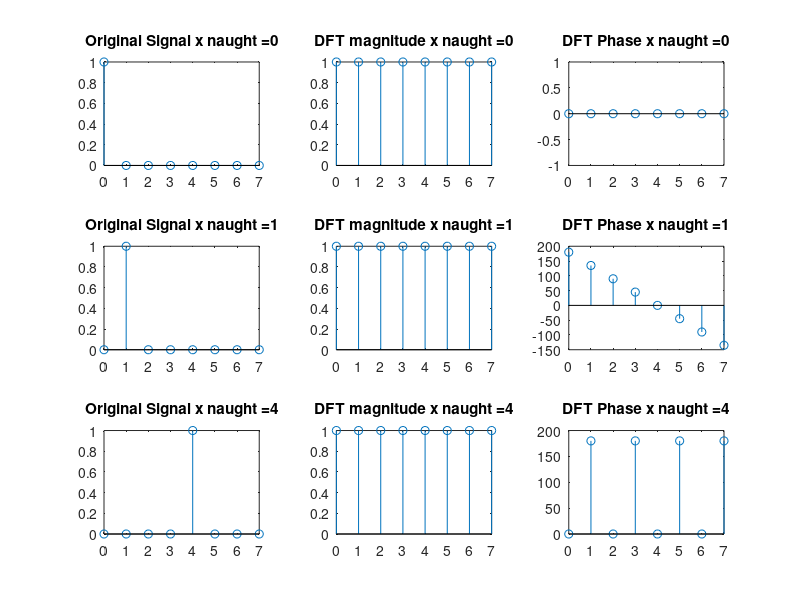

Write MATLAB code to recreate this figure.
function hw2p4a
delta = zeros(1,8);

xnaught = [0, 1, 4];

for j=1:size(xnaught, 2)
    delta(xnaught(1,j) + 1) = 1;

    subplot(3,3,(j-1)*3+1);
    stem([0:7], delta);
    title(strcat('Original Signal x naught = ', num2str(xnaught(1,j))));
    
    dft = fft(delta);
    dft = fftshift(dft);
    subplot(3,3,(j-1)*3+2);
    stem([0:7], abs(dft));
    title(strcat('DFT magnitude x naught = ', num2str(xnaught(1,j))));
    
    dft = angle(dft);
    subplot(3,3,(j-1)*3+3);
    stem([0:7], dft*180/pi);
    title(strcat('DFT Phase x naught = ', num2str(xnaught(1,j))));
    delta = zeros(1,8);
end

end